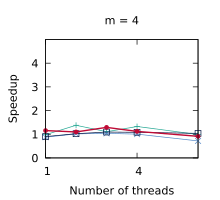

gnuplot code for this plot:
set title "m = 4"
set terminal pdf size 2.2,2.0
set output "./results/Scans_n___4,194,304,_m___4.pdf"
set key off
set xrange [1:6]
set xtics (1, 4)
set xlabel "Number of threads"
set yrange [0:5]
set ytics (0, 1, 2, 3, 4)
set ylabel "Speedup"
plot './results/Scans_n___4,194,304,_m___4.dat' using 1:2 title "Outer parallelism" pointsize 0.7 lw 1 pt 1 linecolor rgb "#24A793" with linespoints, \
  './results/Scans_n___4,194,304,_m___4.dat' using 1:3 title "Inner parallelism" pointsize 0.7 lw 1 pt 2 linecolor rgb "#5287C6" with linespoints, \
  './results/Scans_n___4,194,304,_m___4.dat' using 1:4 title "OpenMP" pointsize 0.7 lw 1 pt 4 linecolor rgb "#001240" with linespoints, \
  './results/Scans_n___4,194,304,_m___4.dat' using 1:5 title "Work assisting (our)" pointsize 0.4 lw 2 pt 7 linecolor rgb "#C00A35" with linespoints
